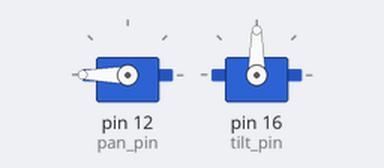
A program run on a simulated Raspberry Pi (header pin numbers). Shown: 2 × servo. Servo angles are drawn from the pulse width (0.5 ms = 0°, 2.5 ms = 180°).

Above: at 0.05 s.
At 3.0 s:
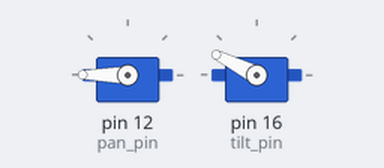
At 6.0 s:
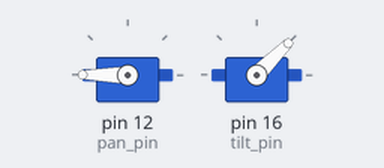
Timing chart, 0 to 6.9 s (numbered marks = the images above):
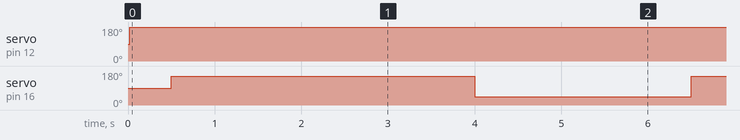

The program:

card_reader_bot.py
```python
import RPi.GPIO as GPIO
import time

GPIO.setmode(GPIO.BOARD)

GPIO.setup(12, GPIO.OUT)  # pan
GPIO.setup(16, GPIO.OUT)  # tilt

pan_pin = GPIO.PWM(12, 50)
pan_pin.start(7.5)

tilt_pin = GPIO.PWM(16, 50)
tilt_pin.start(7.5)

try:
    while True:
        pan_pin.ChangeDutyCycle(12.5) # 180 degrees, card this side!
        time.sleep(0.5)
        pan_pin.ChangeDutyCycle(0)
        tilt_pin.ChangeDutyCycle(11) # down
        time.sleep(0.5)
        tilt_pin.ChangeDutyCycle(0)
        time.sleep(3)  # wait for card to be read

        tilt_pin.ChangeDutyCycle(5) # up
        time.sleep(0.5)
        tilt_pin.ChangeDutyCycle(0)
        pan_pin.ChangeDutyCycle(0.1) # 0 degrees
        time.sleep(0.5)
        pan_pin.ChangeDutyCycle(0)
        time.sleep(1)


except KeyboardInterrupt:
    pan_pin.stop()
    tilt_pin.stop()
    GPIO.cleanup()
```

Measured:
- by itself, servo on pin 12 (pan_pin): 90° → 180° at 0.02 s
- by itself, servo on pin 16 (tilt_pin): alternates 153° for 3.5 s and 45° for 2.5 s
